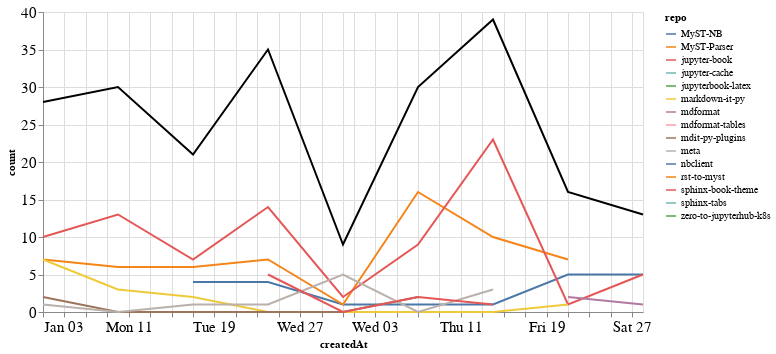

Notebook source saved alongside this figure:
### Markdown cell above
### Comments

### Code cell
comments_time = comments.groupby('repo').resample('W', on='createdAt').count()['author'].reset_index()
comments_time = comments_time.rename(columns={'author': 'count'})
comments_time_total = comments_time.groupby('createdAt').agg({"count": "sum"}).reset_index()
ch1 = alt.Chart(comments_time, width=600).mark_line().encode(
    x='createdAt',
    y='count',
    color='repo',
    tooltip="repo"
)

ch2 = alt.Chart(comments_time_total, width=600).mark_line(color="black").encode(
    x='createdAt',
    y='count',
)

ch1 + ch2

### Figure 1 — Vega-Lite specification as saved in the notebook (floating-point values rounded to 4 significant figures)
{"config": {"axisLeft": {"labelFontSize": 15}, "axisBottom": {"labelFontSize": 15}}, "layer": [{"data": {"name": "data-1f8a175038d3d21421cb60361db6ef19"}, "mark": "line", "encoding": {"color": {"type": "nominal", "field": "repo"}, "tooltip": {"type": "nominal", "field": "repo"}, "x": {"type": "temporal", "field": "createdAt"}, "y": {"type": "quantitative", "field": "count"}}, "width": 600}, {"data": {"name": "data-2e9cd36d73d051280fd181dc0b6ab9c2"}, "mark": {"type": "line", "color": "black"}, "encoding": {"x": {"type": "temporal", "field": "createdAt"}, "y": {"type": "quantitative", "field": "count"}}, "width": 600}], "$schema": "https://vega.github.io/schema/vega-lite/v4.8.1.json", "datasets": {"data-1f8a175038d3d21421cb60361db6ef19": [{"repo": "MyST-NB", "createdAt": "2021-01-17T00:00:00", "count": 4}, {"repo": "MyST-NB", "createdAt": "2021-01-24T00:00:00", "count": 4}, {"repo": "MyST-NB", "createdAt": "2021-01-31T00:00:00", "count": 1}, {"repo": "MyST-NB", "createdAt": "2021-02-07T00:00:00", "count": 1}, {"repo": "MyST-NB", "createdAt": "2021-02-14T00:00:00", "count": 1}, {"repo": "MyST-NB", "createdAt": "2021-02-21T00:00:00", "count": 5}, {"repo": "MyST-NB", "createdAt": "2021-02-28T00:00:00", "count": 5}, {"repo": "MyST-Parser", "createdAt": "2021-01-03T00:00:00", "count": 7}, {"repo": "MyST-Parser", "createdAt": "2021-01-10T00:00:00", "count": 6}, {"repo": "MyST-Parser", "createdAt": "2021-01-17T00:00:00", "count": 6}, {"repo": "MyST-Parser", "createdAt": "2021-01-24T00:00:00", "count": 7}, {"repo": "MyST-Parser", "createdAt": "2021-01-31T00:00:00", "count": 1}, {"repo": "MyST-Parser", "createdAt": "2021-02-07T00:00:00", "count": 16}, {"repo": "MyST-Parser", "createdAt": "2021-02-14T00:00:00", "count": 10}, {"repo": "MyST-Parser", "createdAt": "2021-02-21T00:00:00", "count": 7}, {"repo": "jupyter-book", "createdAt": "2021-01-03T00:00:00", "count": 10}, {"repo": "jupyter-book", "createdAt": "2021-01-10T00:00:00", "count": 13}, {"repo": "jupyter-book", "createdAt": "2021-01-17T00:00:00", "count": 7}, {"repo": "jupyter-book", "createdAt": "2021-01-24T00:00:00", "count": 14}, {"repo": "jupyter-book", "createdAt": "2021-01-31T00:00:00", "count": 2}, {"repo": "jupyter-book", "createdAt": "2021-02-07T00:00:00", "count": 9}, {"repo": "jupyter-book", "createdAt": "2021-02-14T00:00:00", "count": 23}, {"repo": "jupyter-book", "createdAt": "2021-02-21T00:00:00", "count": 1}, {"repo": "jupyter-book", "createdAt": "2021-02-28T00:00:00", "count": 5}, {"repo": "jupyter-cache", "createdAt": "2021-01-17T00:00:00", "count": 1}, {"repo": "jupyterbook-latex", "createdAt": "2021-02-14T00:00:00", "count": 1}, {"repo": "markdown-it-py", "createdAt": "2021-01-03T00:00:00", "count": 7}, {"repo": "markdown-it-py", "createdAt": "2021-01-10T00:00:00", "count": 3}, {"repo": "markdown-it-py", "createdAt": "2021-01-17T00:00:00", "count": 2}, {"repo": "markdown-it-py", "createdAt": "2021-01-24T00:00:00", "count": 0}, {"repo": "markdown-it-py", "createdAt": "2021-01-31T00:00:00", "count": 0}, {"repo": "markdown-it-py", "createdAt": "2021-02-07T00:00:00", "count": 0}, {"repo": "markdown-it-py", "createdAt": "2021-02-14T00:00:00", "count": 0}, {"repo": "markdown-it-py", "createdAt": "2021-02-21T00:00:00", "count": 1}, {"repo": "mdformat", "createdAt": "2021-02-21T00:00:00", "count": 2}, {"repo": "mdformat", "createdAt": "2021-02-28T00:00:00", "count": 1}, {"repo": "mdformat-tables", "createdAt": "2021-02-28T00:00:00", "count": 1}, {"repo": "mdit-py-plugins", "createdAt": "2021-01-03T00:00:00", "count": 2}, {"repo": "mdit-py-plugins", "createdAt": "2021-01-10T00:00:00", "count": 0}, {"repo": "mdit-py-plugins", "createdAt": "2021-01-17T00:00:00", "count": 0}, {"repo": "mdit-py-plugins", "createdAt": "2021-01-24T00:00:00", "count": 0}, {"repo": "mdit-py-plugins", "createdAt": "2021-01-31T00:00:00", "count": 0}, {"repo": "mdit-py-plugins", "createdAt": "2021-02-07T00:00:00", "count": 2}, {"repo": "meta", "createdAt": "2021-01-03T00:00:00", "count": 1}, {"repo": "meta", "createdAt": "2021-01-10T00:00:00", "count": 0}, {"repo": "meta", "createdAt": "2021-01-17T00:00:00", "count": 1}, {"repo": "meta", "createdAt": "2021-01-24T00:00:00", "count": 1}, {"repo": "meta", "createdAt": "2021-01-31T00:00:00", "count": 5}, {"repo": "meta", "createdAt": "2021-02-07T00:00:00", "count": 0}, {"repo": "meta", "createdAt": "2021-02-14T00:00:00", "count": 3}, {"repo": "nbclient", "createdAt": "2021-02-28T00:00:00", "count": 1}, {"repo": "rst-to-myst", "createdAt": "2021-01-10T00:00:00", "count": 8}, {"repo": "sphinx-book-theme", "createdAt": "2021-01-24T00:00:00", "count": 5}, {"repo": "sphinx-book-theme", "createdAt": "2021-01-31T00:00:00", "count": 0}, {"repo": "sphinx-book-theme", "createdAt": "2021-02-07T00:00:00", "count": 2}, {"repo": "sphinx-book-theme", "createdAt": "2021-02-14T00:00:00", "count": 1}, {"repo": "sphinx-tabs", "createdAt": "2021-01-24T00:00:00", "count": 4}, {"repo": "zero-to-jupyterhub-k8s", "createdAt": "2021-01-03T00:00:00", "count": 1}], "data-2e9cd36d73d051280fd181dc0b6ab9c2": [{"createdAt": "2021-01-03T00:00:00", "count": 28}, {"createdAt": "2021-01-10T00:00:00", "count": 30}, {"createdAt": "2021-01-17T00:00:00", "count": 21}, {"createdAt": "2021-01-24T00:00:00", "count": 35}, {"createdAt": "2021-01-31T00:00:00", "count": 9}, {"createdAt": "2021-02-07T00:00:00", "count": 30}, {"createdAt": "2021-02-14T00:00:00", "count": 39}, {"createdAt": "2021-02-21T00:00:00", "count": 16}, {"createdAt": "2021-02-28T00:00:00", "count": 13}]}}
